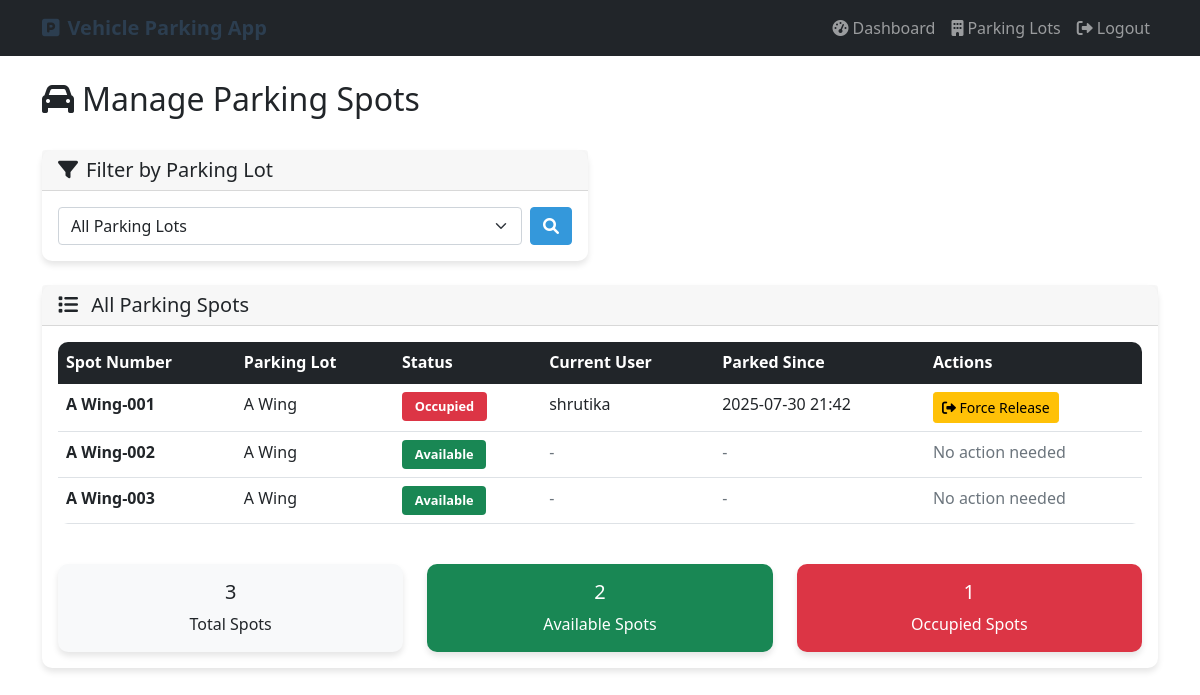
The page /admin/spots (signed in) on the database its author committed.
### tables this page shows
CREATE TABLE parking_spots (
            id INTEGER PRIMARY KEY AUTOINCREMENT,
            lot_id INTEGER NOT NULL,
            spot_number TEXT NOT NULL,
            status TEXT DEFAULT 'A',
            created_at TIMESTAMP DEFAULT CURRENT_TIMESTAMP,
            FOREIGN KEY (lot_id) REFERENCES parking_lots (id)
        );

CREATE TABLE parking_lots (
            id INTEGER PRIMARY KEY AUTOINCREMENT,
            prime_location_name TEXT NOT NULL,
            price_per_hour REAL NOT NULL,
            address TEXT NOT NULL,
            pin_code TEXT NOT NULL,
            maximum_number_of_spots INTEGER NOT NULL,
            created_at TIMESTAMP DEFAULT CURRENT_TIMESTAMP
        );

CREATE TABLE users (
            id INTEGER PRIMARY KEY AUTOINCREMENT,
            username TEXT UNIQUE NOT NULL,
            email TEXT UNIQUE NOT NULL,
            password_hash TEXT NOT NULL,
            role TEXT DEFAULT 'user',
            created_at TIMESTAMP DEFAULT CURRENT_TIMESTAMP
        );

CREATE TABLE reservations (
            id INTEGER PRIMARY KEY AUTOINCREMENT,
            spot_id INTEGER NOT NULL,
            user_id INTEGER NOT NULL,
            parking_timestamp TIMESTAMP NOT NULL,
            leaving_timestamp TIMESTAMP,
            parking_cost REAL,
            status TEXT DEFAULT 'active',
            created_at TIMESTAMP DEFAULT CURRENT_TIMESTAMP,
            FOREIGN KEY (spot_id) REFERENCES parking_spots (id),
            FOREIGN KEY (user_id) REFERENCES users (id)
        );

### app.py (the view)
@app.route('/admin/spots')
@login_required
def admin_spots_route():
    return admin_spots()

### app.py (called while the page is built)
@login_manager.user_loader
def load_user(user_id):
    db = get_db()
    user_row = db.execute('SELECT * FROM users WHERE id = ?', (user_id,)).fetchone()
    if user_row:
        return User(user_row)
    return None

@app.context_processor
def inject_now():
    return {'now': datetime.now(timezone.utc)}

### controllers/auth_controller.py (called while the page is built)
    @property
    def is_authenticated(self):
        return True

### models/database.py (called while the page is built)
def get_db():
    if 'db' not in g:
        g.db = sqlite3.connect(DATABASE)
        g.db.row_factory = sqlite3.Row
    return g.db

### templates/admin_spots.html (shortened to what this page needs)
{% extends "base.html" %}
{% block content %}
<div class="row mb-4">
    <div class="col-12">
        <h2><i class="fas fa-car me-2"></i>Manage Parking Spots</h2>
    </div>
</div>
<div class="row mb-4">
    <div class="col-md-6">
        <div class="card">
            <div class="card-header">
                <h5 class="mb-0"><i class="fas fa-filter me-2"></i>Filter by Parking Lot</h5>
            </div>
            <div class="card-body">
                <form method="GET" class="d-flex gap-2">
                    <select name="lot_id" class="form-select" onchange="this.form.submit()">
                        <option value="">All Parking Lots</option>
                    </select>
                    <button type="submit" class="btn btn-primary">
                        <i class="fas fa-search"></i>
                    </button>
                </form>
            </div>
        </div>
    </div>
</div>
<div class="row">
    <div class="col-12">
        <div class="card">
            <div class="card-header">
                <h5 class="mb-0">
                    <i class="fas fa-list me-2"></i>
                    {% if selected_lot %}
                        Parking Spots - {{ selected_lot.prime_location_name }}
                    {% else %}
                        All Parking Spots
                    {% endif %}
                </h5>
            </div>
            <div class="card-body">
                {% if parking_spots %}
                    <div class="table-responsive">
                        <table class="table table-hover">
                            <thead class="table-dark">
                                <tr>
                                    <th>Spot Number</th>
                                    <th>Parking Lot</th>
                                    <th>Status</th>
                                    <th>Current User</th>
                                    <th>Parked Since</th>
                                    <th>Actions</th>
                                </tr>
                            </thead>
                            <tbody>
                                {% for spot in parking_spots %}
                                    <tr>
                                        <td>
                                            <strong>{{ spot.spot_number }}</strong>
                                        </td>
                                        <td>{{ spot.prime_location_name }}</td>
                                        <td>
                                            {% if spot.status == 'A' %}
                                                <span class="badge bg-success">Available</span>
                                            {% else %}
                                                <span class="badge bg-danger">Occupied</span>
                                            {% endif %}
                                        </td>
                                        <td>
                                            {% if spot.current_reservation %}
                                                {{ spot.current_reservation.username }}
                                            {% else %}
                                                <span class="text-muted">-</span>
                                            {% endif %}
                                        </td>
                                        <td>
                                            {% if spot.current_reservation %}
                                                {% if spot.current_reservation.parking_timestamp is string %}
                                                    {{ spot.current_reservation.parking_timestamp[:16] }}
                                                {% else %}
                                                    {{ spot.current_reservation.parking_timestamp.strftime('%Y-%m-%d %H:%M') }}
                                                {% endif %}
                                            {% else %}
                                                <span class="text-muted">-</span>
                                            {% endif %}
                                        </td>
                                        <td>
                                            {% if spot.status == 'O' and spot.current_reservation %}
                                                <a href="{{ url_for('admin_release_spot_route', reservation_id=spot.current_reservation.id) }}"
                                                   class="btn btn-sm btn-warning"
                                                   onclick="return confirm('Are you sure you want to force release this spot?')">
                                                    <i class="fas fa-sign-out-alt"></i> Force Release
                                                </a>
                                            {% else %}
                                                <span class="text-muted">No action needed</span>
                                            {% endif %}
                                        </td>
                                    </tr>
                                {% endfor %}
                            </tbody>
                        </table>
                    </div>
                    <div class="row mt-4">
                        <div class="col-md-4">
                            <div class="card bg-light">
                                <div class="card-body text-center">
                                    <h5 class="card-title">{{ parking_spots|length }}</h5>
                                    <p class="card-text">Total Spots</p>
                                </div>
                            </div>
                        </div>
                        <div class="col-md-4">
                            <div class="card bg-success text-white">
                                <div class="card-body text-center">
                                    <h5 class="card-title">{{ parking_spots|selectattr('status', 'equalto', 'A')|list|length }}</h5>
                                    <p class="card-text">Available Spots</p>
                                </div>
                            </div>
                        </div>
                        <div class="col-md-4">
                            <div class="card bg-danger text-white">
                                <div class="card-body text-center">
                                    <h5 class="card-title">{{ parking_spots|selectattr('status', 'equalto', 'O')|list|length }}</h5>
                                    <p class="card-text">Occupied Spots</p>
                                </div>
                            </div>
                        </div>
                    </div>
                {% endif %}
            </div>
        </div>
    </div>
</div>
{% endblock %}

### static/css/style.css (style rules this page uses)
.card { box-shadow: 0 4px 6px rgba(0, 0, 0, 0.1); border: none; border-radius: 10px; transition: transform 0.2s ease-in-out; }
.btn-primary { background-color: #3498db; border-color: #3498db; }
.table { border-radius: 10px; overflow: hidden; }
.badge { font-size: 0.8rem; padding: 0.5rem 0.8rem; }

### rows shown on the page
parking_spots: spot_number "A Wing-001", prime_location_name "A Wing", status "Occupied", current_reservation.username "shrutika", current_reservation "2025-07-30 21:42"
parking_spots: spot_number "A Wing-002", prime_location_name "A Wing", status "Available"
parking_spots: spot_number "A Wing-003", prime_location_name "A Wing", status "Available"

### other values the page prints
{{ parking_spots|length }} "3"
{{ parking_spots|selectattr('status', 'equalto', 'A')|list|length }} "2"
{{ parking_spots|selectattr('status', 'equalto', 'O')|list|length }} "1"
